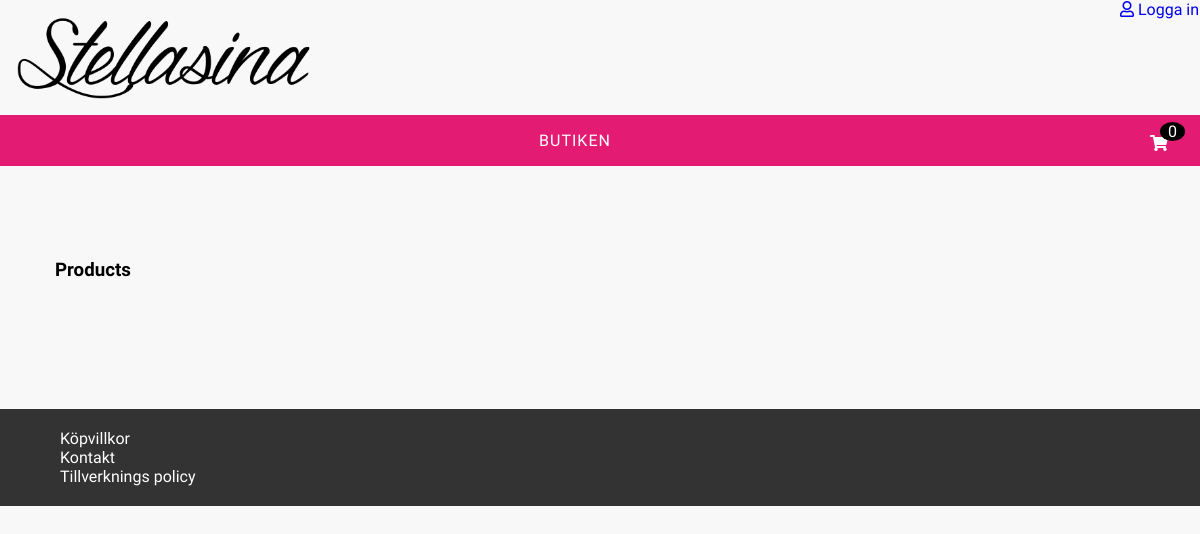
The page /products on the database as committed earlier.
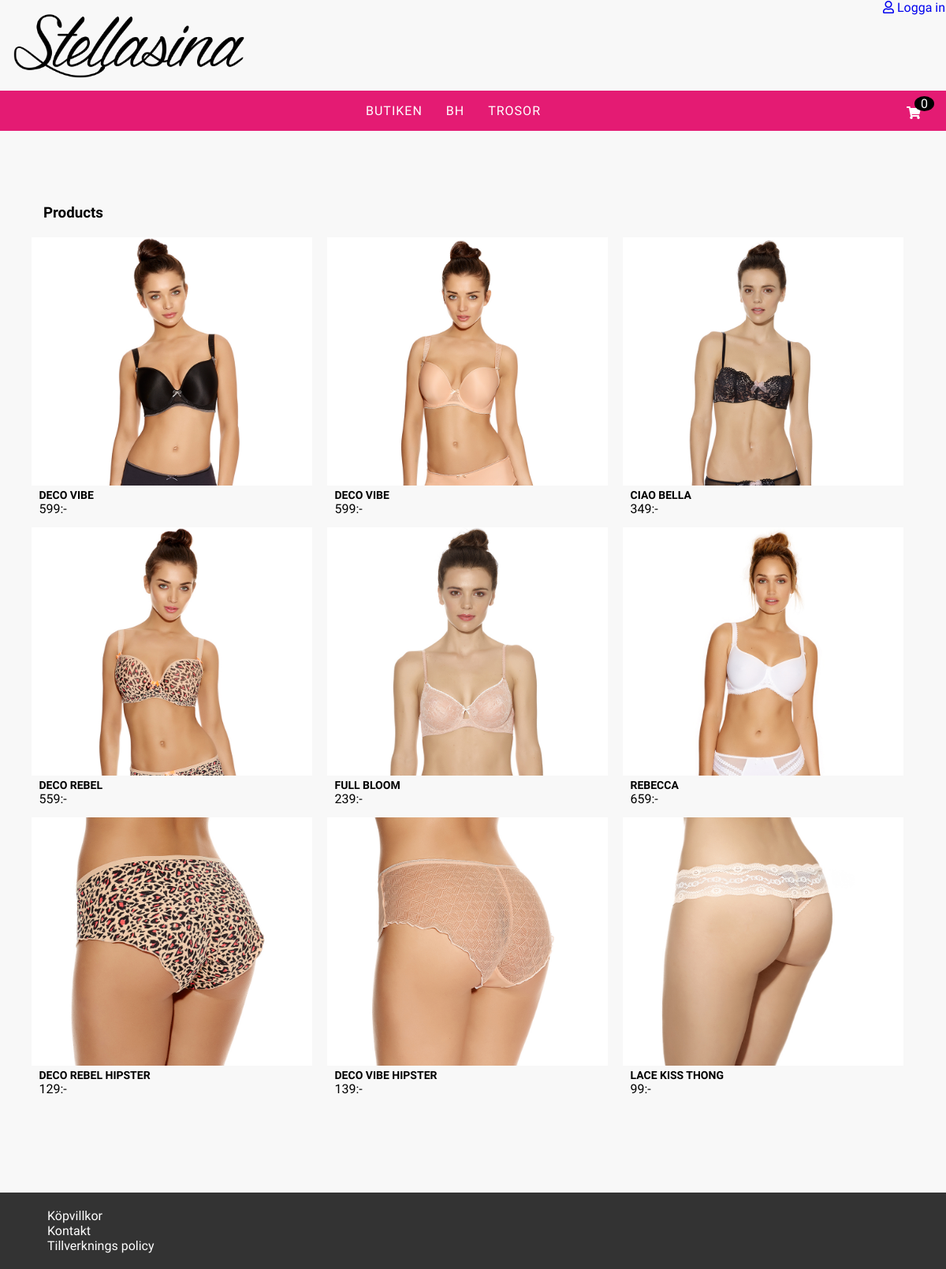
The same page on the database as committed later.
### tables this page shows
CREATE TABLE categorys
(   CategoryId INT NOT NULL AUTO_INCREMENT PRIMARY KEY,  
    CategoryName VARCHAR(550) NOT NULL
);

CREATE TABLE Products
(
    ProductsId INT NOT NULL AUTO_INCREMENT PRIMARY KEY,  
    ProductName VARCHAR(50) NOT NULL,
    Description VARCHAR(500) NOT NULL,
    Price  INT NOT NULL,
    Color VARCHAR(50) NOT NULL,
    Img  VARCHAR(500) NOT NULL,
    CategoryId INT NOT NULL,

    constraint FK_catID foreign key(CategoryId) references categorys(CategoryId)
);

### resources/classes/product.php (called while the page is built, shortened)
<?php
class Product {
    public function get_all_products() {
        $pdo = connect();
        $sql = "SELECT * FROM products";
        $toGet = $pdo->prepare($sql);
        $toGet->execute();
        return $toGet;
    }
    public function get_categoryForHeader() {
        $pdo = connect();
        $sql = "SELECT * FROM categorys";
        $toGet = $pdo->prepare($sql);
        $toGet->execute();
        return $toGet;
    }
}
?>

### shop/products.php (the view)
<?php
$product = New Product;
$result = $product->get_all_products();
$rows = $result->fetchAll();
?>
<main id="product-content">
    <section class="product-container">
        <h3 class="category-title">Products</h3>
        <?php foreach($rows as $row) { ?>
        <div class="product-card">
            <a href="shop/product-detail.php?product=<?php echo $row['ProductsId']; ?>">
                <img class="product-image" src="<?php echo $row['Img'];?>" >
                <h2 class="title"><?php echo $row['ProductName']; ?></h2>
                <span class="price"><?php echo $row['Price'];?></span><span>:-</span>
            </a>
        </div>
        <?php } ?>
    </section>
</main>

### index.php (shortened to what this page needs)
<?php
$request = $_SERVER['REQUEST_URI'];
$route = new Router($request);
if(strpos($request,  'login-admin') | strpos($request,  'home') | strpos($request,  'kunder') | strpos($request,  'skapa-admin') | strpos($request,  'skapa-produkt') | strpos($request,  'orders') !== false) {
    include_once 'admin/adminheader.php';
} else {
    include_once 'header.php';
}
$route->get('', '/start');
$route->get('products', '/shop/products');
include_once 'footer.php';
?>

### header.php (shortened to what this page needs)
<?php
$productCat = New Product;
$result = $productCat->get_categoryForHeader();
$category = $result->fetchAll();
?>
<!DOCTYPE html>
<html>
    <head>
        <link rel="stylesheet" href="https://use.fontawesome.com/releases/v5.11.2/css/all.css">
        <link rel="stylesheet" href="https://use.fontawesome.com/releases/v5.11.2/css/v4-shims.css">
        <link rel="stylesheet" type="text/css" href="http://localhost/Stellasina/css/style.css?d=<?php echo time(); ?>">
        <link rel="stylesheet" type="text/css" href="http://localhost/Stellasina/css/admin.css?d=<?php echo time(); ?>">
        <link rel="stylesheet" type="text/css" href="http://localhost/Stellasina/css/customer.css?d=<?php echo time(); ?>">
        <link rel="stylesheet" type="text/css" href="http://localhost/Stellasina/css/shop.css?d=<?php echo time(); ?>">
    </head>
<body>
    <header>
      <div class="header-logo">
        <a href="http://localhost/Stellasina/"><img src="http://localhost/Stellasina/img/logo.png"></a>
      </div>
      <?php if($_SESSION['authorized'] != true) { ?>
        <a href="http://localhost/Stellasina/login" class="login-logout"><i class="far fa-user"></i> Logga in</a>
      <?php } else if(isset ($_SESSION['authorized']) && $_SESSION['authorized'] === true) { ?>
        <a href="http://localhost/Stellasina/customerstart" class="my-account login-logout">Mitt konto</a>
        <a href="http://localhost/Stellasina/logout" class="login-logout"><i class="far fa-user"></i> Logga ut</a>
      <?php } ?>
      <nav class="main-nav">
        <div class="cart-button">
            <div class="qty-in-cart"></div>
            <i class="fas fa-shopping-cart"></i>
        </div>
        <ul>
            <li><a href="http://localhost/Stellasina/products">Butiken</a></li>
            <?php foreach($category as $row) { ?>
            <li><a href="http://localhost/Stellasina/category/<?php echo $row['CategoryName']; ?>"><?php echo $row['CategoryName'] ?></a></li>
            <?php } ?>
        </ul>
      </nav>
    </header>
    <?php   include_once 'headercart.php'; ?>

### headercart.php (shortened to what this page needs)
<div class='cart-content'>
    <div class='btn-wrap'>
        <a href="http://localhost/Stellasina/shop/cart.php"><div class='shopping-btn'>Till varukorgen</div></a>
        <a href="http://localhost/Stellasina/checkout"><div class='shopping-btn'>Gå till kassan</div></a>
    </div>
</div>

### router.php
<?php
class Router {
	private $request;
	public function __construct($request) {
		$this->request = $request;
	}
	public function get($route, $file) {
		$uri = trim( $this->request);
		$uri = explode("/", $uri);
  		$route = trim($route, "/");
		array_shift($uri);
		if($uri[1] == $route) {
			 require __DIR__ . $file . '.php';
		}
	}
}
?>

### footer.php
    <footer>
      <ul>
        <li>Köpvillkor</li>
        <li>Kontakt</li>
        <li><a href="tillverknings-policy.php">Tillverknings policy</a></li>
      </ul>
    </footer>
  </body>
</html>

### css/style.css (style rules this page uses)
* { font-family: 'Source Sans Pro', sans-serif; box-sizing: border-box; }
html, body { box-sizing: border-box; width: 100%; min-height: 100%; height: 100%; }
body { margin: 0; padding: 0; background: #f8f8f8; }
main { margin: 120px auto 110px auto; }
header, main { width: 80%; display: block; }
header { width: 100%; justify-content: center; background: #f8f8f8; z-index: 10; height: 120px; }
.header-logo { width: 100%; top: 0; z-index: 999; background: #f8f8f8; position: absolute; }
header img { width: 300px; margin: 15px; }
header .login-logout { width: 80px; position: absolute; top: 0; right: 0; z-index: 999; }
.main-nav { width: 100%; background: #e41b73; display: block; top: 115px; position: absolute; z-index: 999; }
.main-nav ul { list-style: none; display: flex; justify-content: center; padding-left: 0px; }
.main-nav li { color: white; display: inline-block; text-transform: uppercase; font-family: 'Source Sans Pro', sans-serif; letter-spacing: 1px; }
.main-nav li a { padding-left: 15px; padding-right: 15px; }
.cart-button { width: 50px; display: block; float: right; cursor: pointer; }
.qty-in-cart { background: black; width: 25px; border-radius: 50%; z-index: 9999999; color: white; text-align: center; top: 7px; left: 10px; position: relative; }
.main-nav .fas { color: white; }
footer { bottom: 0; width: 100%; background: #333; padding: 20px; margin-top: 10px; }
footer ul { margin: 0; }
footer ul li { list-style: none; color: #fff; }
a { text-decoration: none; }
.product-card h2 { font-size: 14px; margin: 0px; padding-left: 10px; }
.product-card .price { padding-left: 10px; }
.category-title { width: 100%; margin-left: 55px; }
li > a { color: #fff; }

### css/shop.css (style rules this page uses)
.product-container { display: flex; flex-wrap: wrap; flex-direction: row; justify-content: center; }
.product-card { box-sizing: border-box; display: block; margin-right: 15px; width: 30%; margin-bottom: 10px; padding: 2px; }
.product-card a { text-decoration: none; text-transform: uppercase; color: #000; }
.product-card a > .product-image { width: 100%; }
#product-content { width: unset; }
.cart-content { background: #fff; width: 250px; height: 300px; right: 0; position: absolute; top: -300px; transition: 0.8s; z-index: 5; cursor: pointer; }
.cart-content .btn-wrap { background: #eee; width: 100%; padding-top: 10px; padding-bottom: 5px; text-align: center; }
.cart-content .btn-wrap .shopping-btn { width: 40%; padding: 10px; display: inline-block; background: black; color: white; }

Rows that differ between the two databases and show on the page:
added categorys: CategoryName "BH"
added categorys: CategoryName "TROSOR"
added products: Img (picture), ProductName "DECO VIBE", Price "599"
added products: Img (picture), ProductName "DECO VIBE", Price "599"
added products: Img (picture), ProductName "CIAO BELLA", Price "349"
added products: Img (picture), ProductName "DECO REBEL", Price "559"
added products: Img (picture), ProductName "FULL BLOOM", Price "239"
added products: Img (picture), ProductName "REBECCA", Price "659"
added products: Img (picture), ProductName "DECO REBEL HIPSTER", Price "129"
added products: Img (picture), ProductName "DECO VIBE HIPSTER", Price "139"
added products: Img (picture), ProductName "LACE KISS THONG", Price "99"
